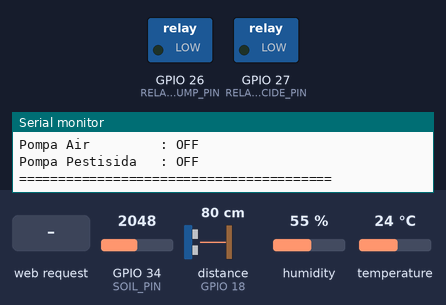
This sketch was run on a simulated ESP32. On the bench: switched loads named in the sketch (green lamp = pin HIGH), the last lines printed to the serial monitor. Wiring (inferred from the names in the program): ultrasonic range finder: trigger GPIO 5; echo GPIO 18. The test bench sets the inputs (shaded band); at power-on: GPIO 34 (SOIL_PIN) = 2048, distance to the obstacle (sensor on GPIO 18) 80 cm, humidity 55 %, temperature 24 °C. The echo pulse lasts 58.3 µs per cm; WiFi joins after 1.5 s; servers stay silent unless stated; pins used as bus, display or sensor lines are not drawn.

Above: at 4.7 s.
4.8 s: HTTP request GET /pump/on received
At 6.0 s:
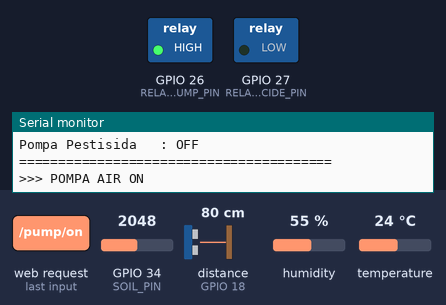
6.3 s: HTTP request GET /pesticide/on received
At 7.4 s:
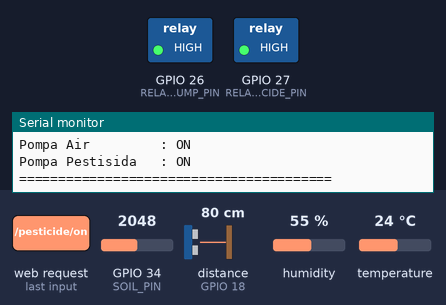
7.8 s: HTTP request GET /pump/off received
At 8.5 s:
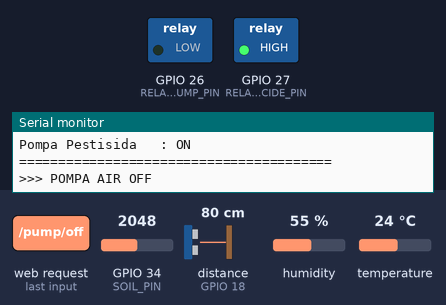
9.3 s: HTTP request GET /pesticide/off received
At 9.7 s:
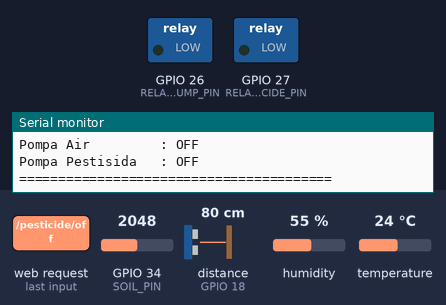
Timing chart, 0 to 11.8 s (numbered marks = the images above; inputs shaded):
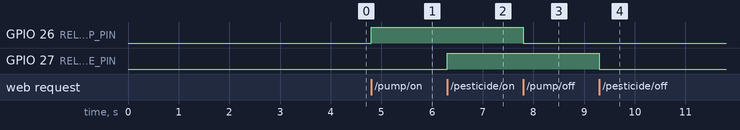

Measured:
- after the input at 4.8 s, GPIO 26 (RELAY_PUMP_PIN): LOW → HIGH at once
- after the input at 6.3 s, GPIO 27 (RELAY_PESTICIDE_PIN): LOW → HIGH at once
- after the input at 7.8 s, GPIO 26 (RELAY_PUMP_PIN): HIGH → LOW at once
- after the input at 9.3 s, GPIO 27 (RELAY_PESTICIDE_PIN): HIGH → LOW at once

The sketch:

ESP32_Sensor_Node.ino
```cpp
#include <WiFi.h>
#include <WebServer.h>
#include <HTTPClient.h>
#include <DHT.h>

// =====================================================
// WIFI
// =====================================================

const char* ssid = "biznet.id";
const char* password = "123123123";


// =====================================================
// PIN
// =====================================================

#define DHTPIN 4
#define DHTTYPE DHT11

// RELAY
#define RELAY_PUMP_PIN 26        // Relay 1 - Pompa Air
#define RELAY_PESTICIDE_PIN 27   // Relay 2 - Pompa Pestisida

#define TRIG_PIN 5
#define ECHO_PIN 18

#define SOIL_PIN 34


// =====================================================
// OBJECT
// =====================================================

DHT dht(DHTPIN, DHTTYPE);

WebServer server(80);


// =====================================================
// SENSOR STATUS
// =====================================================

// Pompa Air
bool pumpState = false;

// Pompa Pestisida
bool pesticideState = false;

float temperature = 0;
float humidity = 0;
float distance = 0;

int soilRaw = 0;
int soilPercent = 0;


// =====================================================
// TIMER
// =====================================================

unsigned long lastSensorRead = 0;

const unsigned long SENSOR_INTERVAL = 3000;

// =====================================================
// TELEMETRY KE LARAVEL
// =====================================================

const char* laravelUrl = "http://192.168.43.182:8000/api/telemetry";

unsigned long lastTelemetryPost = 0;

const unsigned long TELEMETRY_INTERVAL = 5000;


// =====================================================
// RELAY - POMPA AIR
// =====================================================

// Relay ACTIVE HIGH
// HIGH = ON
// LOW  = OFF

void pumpON() {

  digitalWrite(RELAY_PUMP_PIN, HIGH);

  pumpState = true;

  Serial.println();
  Serial.println(">>> POMPA AIR ON");
}


void pumpOFF() {

  digitalWrite(RELAY_PUMP_PIN, LOW);

  pumpState = false;

  Serial.println();
  Serial.println(">>> POMPA AIR OFF");
}


// =====================================================
// RELAY - POMPA PESTISIDA
// =====================================================

// Relay ACTIVE HIGH
// HIGH = ON
// LOW  = OFF

void pesticideON() {

  digitalWrite(RELAY_PESTICIDE_PIN, HIGH);

  pesticideState = true;

  Serial.println();
  Serial.println(">>> POMPA PESTISIDA ON");
}


void pesticideOFF() {

  digitalWrite(RELAY_PESTICIDE_PIN, LOW);

  pesticideState = false;

  Serial.println();
  Serial.println(">>> POMPA PESTISIDA OFF");
}


// =====================================================
// BACA ULTRASONIC
// =====================================================

float readDistance() {

  digitalWrite(TRIG_PIN, LOW);
  delayMicroseconds(2);

  digitalWrite(TRIG_PIN, HIGH);
  delayMicroseconds(10);

  digitalWrite(TRIG_PIN, LOW);

  long duration = pulseIn(
    ECHO_PIN,
    HIGH,
    30000
  );

  if (duration == 0) {

    return 0;
  }

  float distanceCm =
    duration * 0.0343 / 2.0;

  return distanceCm;
}


// =====================================================
// BACA SEMUA SENSOR
// =====================================================

void readSensors() {

  // ===================================================
  // DHT11
  // ===================================================

  float temp = dht.readTemperature();
  float hum = dht.readHumidity();

  if (!isnan(temp)) {

    temperature = temp;
  }

  if (!isnan(hum)) {

    humidity = hum;
  }


  // ===================================================
  // ULTRASONIC
  // ===================================================

  distance = readDistance();


  // ===================================================
  // SOIL SENSOR
  // ===================================================

  soilRaw = analogRead(SOIL_PIN);

  soilPercent = map(
    soilRaw,
    3200,
    1500,
    0,
    100
  );

  soilPercent = constrain(
    soilPercent,
    0,
    100
  );


  // ===================================================
  // SERIAL MONITOR
  // ===================================================

  Serial.println();
  Serial.println("========================================");
  Serial.println("             SENSOR UPDATE");
  Serial.println("========================================");

  Serial.print("Temperature       : ");
  Serial.print(temperature, 1);
  Serial.println(" C");

  Serial.print("Humidity          : ");
  Serial.print(humidity, 0);
  Serial.println(" %");

  Serial.print("Distance          : ");
  Serial.print(distance, 1);
  Serial.println(" cm");

  Serial.print("Soil RAW          : ");
  Serial.println(soilRaw);

  Serial.print("Soil              : ");
  Serial.print(soilPercent);
  Serial.println(" %");

  Serial.print("Pompa Air         : ");

  if (pumpState) {
    Serial.println("ON");
  } else {
    Serial.println("OFF");
  }

  Serial.print("Pompa Pestisida   : ");

  if (pesticideState) {
    Serial.println("ON");
  } else {
    Serial.println("OFF");
  }

  Serial.println("========================================");
}


// =====================================================
// POST TELEMETRY KE LARAVEL
// =====================================================

void postTelemetry() {

  if (WiFi.status() != WL_CONNECTED) {
    return;
  }

  String json = "{";

  json += "\"node\":\"ESP32 Node 2\"";
  json += ",";

  json += "\"temp\":";
  json += String(temperature, 1);
  json += ",";

  json += "\"humidity\":";
  json += String(humidity, 0);
  json += ",";

  json += "\"dist\":";
  json += String(distance, 1);
  json += ",";

  json += "\"soil\":";
  json += String(soilPercent);
  json += ",";

  json += "\"pumpStatus\":";
  json += pumpState ? "\"Aktif\"" : "\"Standby\"";

  json += "}";

  HTTPClient http;
  http.begin(laravelUrl);
  http.addHeader("Content-Type", "application/json");

  int code = http.POST(json);

  if (code > 0) {
    Serial.println();
    Serial.print("[LARAVEL] Telemetry terkirim: ");
    Serial.println(code);
  } else {
    Serial.println();
    Serial.println("[LARAVEL] Gagal kirim telemetry");
  }

  http.end();
}


// =====================================================
// HTTP GET /
// =====================================================

void handleRoot() {

  String message;

  message += "ESP32 SMART FARM";
  message += "\n";
  message += "==============================";
  message += "\n";
  message += "ESP32 ONLINE";
  message += "\n\n";

  message += "Endpoints:";
  message += "\n";

  message += "GET /status";
  message += "\n";

  message += "GET /pump/on";
  message += "\n";

  message += "GET /pump/off";
  message += "\n";

  message += "GET /pesticide/on";
  message += "\n";

  message += "GET /pesticide/off";
  message += "\n";

  server.send(
    200,
    "text/plain",
    message
  );
}


// =====================================================
// HTTP GET /status
// =====================================================

void handleStatus() {

  String json = "{";

  json += "\"temperature\":";
  json += String(temperature, 1);
  json += ",";

  json += "\"humidity\":";
  json += String(humidity, 0);
  json += ",";

  json += "\"distance\":";
  json += String(distance, 1);
  json += ",";

  json += "\"soilRaw\":";
  json += String(soilRaw);
  json += ",";

  json += "\"soil\":";
  json += String(soilPercent);
  json += ",";

  // STATUS POMPA AIR
  json += "\"pump\":";
  json += pumpState ? "true" : "false";
  json += ",";

  // STATUS POMPA PESTISIDA
  json += "\"pesticide\":";
  json += pesticideState ? "true" : "false";

  json += "}";

  server.send(
    200,
    "application/json",
    json
  );
}


// =====================================================
// HTTP GET /pump/on
// =====================================================

void handlePumpOn() {

  pumpON();

  server.send(
    200,
    "application/json",
    "{\"success\":true,\"pump\":true}"
  );
}


// =====================================================
// HTTP GET /pump/off
// =====================================================

void handlePumpOff() {

  pumpOFF();

  server.send(
    200,
    "application/json",
    "{\"success\":true,\"pump\":false}"
  );
}


// =====================================================
// HTTP GET /pesticide/on
// =====================================================

void handlePesticideOn() {

  pesticideON();

  server.send(
    200,
    "application/json",
    "{\"success\":true,\"pesticide\":true}"
  );
}


// =====================================================
// HTTP GET /pesticide/off
// =====================================================

void handlePesticideOff() {

  pesticideOFF();

  server.send(
    200,
    "application/json",
    "{\"success\":true,\"pesticide\":false}"
  );
}


// =====================================================
// WIFI CONNECTION
// =====================================================

bool connectWiFi() {

  Serial.println();
  Serial.println("========================================");
  Serial.println("             WIFI CONNECTION");
  Serial.println("========================================");

  Serial.print("SSID     : ");
  Serial.println(ssid);

  Serial.println("Menghubungkan...");


  WiFi.mode(WIFI_STA);

  WiFi.disconnect(true);

  delay(1000);

  WiFi.begin(
    ssid,
    password
  );


  int attempt = 0;

  while (
    WiFi.status() != WL_CONNECTED &&
    attempt < 30
  ) {

    delay(500);

    Serial.print(".");

    attempt++;
  }


  Serial.println();


  // =================================================
  // BERHASIL
  // =================================================

  if (WiFi.status() == WL_CONNECTED) {

    Serial.println("WIFI TERHUBUNG!");

    Serial.print("SSID      : ");
    Serial.println(WiFi.SSID());

    Serial.print("IP ESP32  : ");
    Serial.println(WiFi.localIP());

    Serial.print("Gateway   : ");
    Serial.println(WiFi.gatewayIP());

    Serial.print("RSSI      : ");
    Serial.print(WiFi.RSSI());
    Serial.println(" dBm");

    Serial.println("========================================");

    return true;
  }


  // =================================================
  // GAGAL
  // =================================================

  Serial.println("WIFI GAGAL TERHUBUNG!");

  Serial.print("Status WiFi: ");
  Serial.println(WiFi.status());

  Serial.println("Periksa:");
  Serial.println("1. Nama WiFi");
  Serial.println("2. Password");
  Serial.println("3. Pastikan WiFi 2.4 GHz");
  Serial.println("4. Pastikan ESP32 berada dalam jangkauan WiFi");

  Serial.println("========================================");

  return false;
}


// =====================================================
// SETUP
// =====================================================

void setup() {

  Serial.begin(115200);

  delay(1000);


  // ===================================================
  // HEADER
  // ===================================================

  Serial.println();
  Serial.println();
  Serial.println("========================================");
  Serial.println("          ESP32 SMART FARM");
  Serial.println("========================================");


  // ===================================================
  // DHT
  // ===================================================

  dht.begin();


  // ===================================================
  // ULTRASONIC
  // ===================================================

  pinMode(
    TRIG_PIN,
    OUTPUT
  );

  pinMode(
    ECHO_PIN,
    INPUT
  );

  digitalWrite(
    TRIG_PIN,
    LOW
  );


  // ===================================================
  // RELAY POMPA AIR
  // ===================================================

  pinMode(
    RELAY_PUMP_PIN,
    OUTPUT
  );


  // ===================================================
  // RELAY POMPA PESTISIDA
  // ===================================================

  pinMode(
    RELAY_PESTICIDE_PIN,
    OUTPUT
  );


  // ===================================================
  // PASTIKAN KEDUA POMPA OFF SAAT BOOT
  // ===================================================

  pumpOFF();

  pesticideOFF();


  // ===================================================
  // WIFI
  // ===================================================

  bool wifiConnected = connectWiFi();


  if (!wifiConnected) {

    Serial.println();
    Serial.println("ESP32 TIDAK TERHUBUNG KE WIFI.");
    Serial.println("Server HTTP belum dijalankan.");

    return;
  }


  // ===================================================
  // HTTP ROUTES
  // ===================================================

  server.on(
    "/",
    HTTP_GET,
    handleRoot
  );


  server.on(
    "/status",
    HTTP_GET,
    handleStatus
  );


  // ===================================================
  // POMPA AIR
  // ===================================================

  server.on(
    "/pump/on",
    HTTP_GET,
    handlePumpOn
  );


  server.on(
    "/pump/off",
    HTTP_GET,
    handlePumpOff
  );


  // ===================================================
  // POMPA PESTISIDA
  // ===================================================

  server.on(
    "/pesticide/on",
    HTTP_GET,
    handlePesticideOn
  );


  server.on(
    "/pesticide/off",
    HTTP_GET,
    handlePesticideOff
  );


  // ===================================================
  // START SERVER
  // ===================================================

  server.begin();


  Serial.println();
  Serial.println("========================================");
  Serial.println("        HTTP SERVER AKTIF");
  Serial.println("========================================");

  Serial.println("Port       : 80");

  Serial.print("IP ESP32   : ");
  Serial.println(WiFi.localIP());

  Serial.println();

  Serial.println("Flutter:");

  Serial.print("GET http://");
  Serial.print(WiFi.localIP());
  Serial.println("/status");

  Serial.println();

  Serial.print("POMPA AIR ON  http://");
  Serial.print(WiFi.localIP());
  Serial.println("/pump/on");

  Serial.print("POMPA AIR OFF http://");
  Serial.print(WiFi.localIP());
  Serial.println("/pump/off");

  Serial.println();

  Serial.print("PESTISIDA ON  http://");
  Serial.print(WiFi.localIP());
  Serial.println("/pesticide/on");

  Serial.print("PESTISIDA OFF http://");
  Serial.print(WiFi.localIP());
  Serial.println("/pesticide/off");

  Serial.println("========================================");
}


// =====================================================
// LOOP
// =====================================================

void loop() {


  // ===================================================
  // HTTP CLIENT
  // ===================================================

  if (WiFi.status() == WL_CONNECTED) {

    server.handleClient();
  }


  // ===================================================
  // SENSOR UPDATE
  // ===================================================

  if (
    millis() - lastSensorRead >=
    SENSOR_INTERVAL
  ) {

    lastSensorRead = millis();

    readSensors();
  }
}
```
